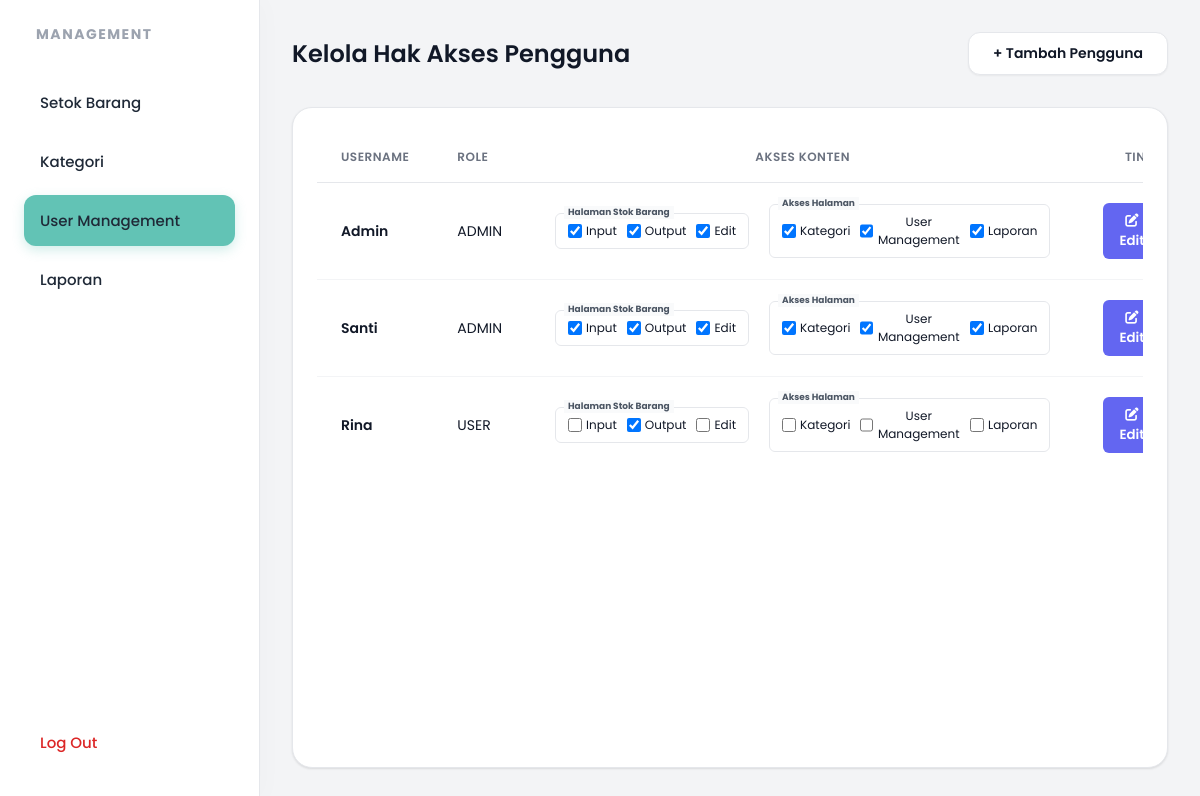
/users.php (signed in), run on the app's committed database.
### tables this page shows
CREATE TABLE IF NOT EXISTS users (
    id INT AUTO_INCREMENT PRIMARY KEY,
    username VARCHAR(50) NOT NULL UNIQUE,
    password VARCHAR(255) NOT NULL,
    role ENUM('admin', 'user') DEFAULT 'user',
    permissions TEXT,  
    created_at TIMESTAMP DEFAULT CURRENT_TIMESTAMP
);

### users.php (the view, shortened to what this page needs)
<?php
include 'db.php';
$users = $conn->query("SELECT * FROM users ORDER BY id ASC");
?>
<!DOCTYPE html>
<html lang="en">
<head>
    <link rel="stylesheet" href="https://cdnjs.cloudflare.com/ajax/libs/font-awesome/6.4.0/css/all.min.css">
    <link rel="stylesheet" href="static/dashboard.css?v=11">
</head>
<body>
    <nav class="sidebar">
        <div class="sidebar-title">MANAGEMENT</div>
        <a href="index.php" class="sidebar-btn" style="text-decoration: none; color: inherit; display: block;">Setok
            Barang</a>
        <?php if (in_array('kategori', $_SESSION['permissions'])): ?>
            <a href="kategori.php" class="sidebar-btn"
                style="text-decoration: none; color: inherit; display: block;">Kategori</a>
        <?php endif; ?>
        <?php if (in_array('users', $_SESSION['permissions']) || $_SESSION['role'] == 'admin'): ?>
            <a href="users.php" class="sidebar-btn active"
                style="text-decoration: none; color: inherit; display: block;">User Management</a>
        <?php endif; ?>
        <?php if (in_array('laporan', $_SESSION['permissions'])): ?>
            <a href="laporan.php" class="sidebar-btn"
                style="text-decoration: none; color: inherit; display: block;">Laporan</a>
        <?php endif; ?>
        <a href="logout.php" class="sidebar-btn exit"><span>Log Out</span></a>
    </nav>
    <main class="main-content">
        <div class="top-header">
            <h1 class="page-title">Kelola Hak Akses Pengguna</h1>
            <div class="top-actions">
                <button class="action-btn primary" id="openAddUserModal">+ Tambah Pengguna</button>
            </div>
        </div>
        <div class="content-area">
            <div class="table-container">
                <table class="data-table">
                    <thead>
                        <tr>
                            <th>Username</th>
                            <th>Role</th>
                            <th style="text-align: center;">Akses Konten</th>
                            <th style="text-align: center;">Tindakan</th>
                        </tr>
                    </thead>
                    <tbody>
                        <?php while ($u = $users->fetch_assoc()):
                            $u_perms = explode(',', $u['permissions']);
                            ?>
                            <tr>
                                <td style="font-weight: 600;"><?php echo ucfirst($u['username']); ?></td>
                                <td>
                                    <span class="status-pill <?php echo ($u['role'] == 'admin') ? 'active' : 'warning'; ?>">
                                        <?php echo strtoupper($u['role']); ?>
                                    </span>
                                </td>
                                <td style="text-align: center;">
                                    <div style="display: flex; gap: 10px; justify-content: center; align-items: center;">
                                        <div class="perm-row-group">
                                            <span class="perm-row-label">Halaman Stok Barang</span>
                                            <?php foreach (['input', 'output', 'edit'] as $p): ?>
                                                <label
                                                    style="display: flex; align-items: center; gap: 4px; font-size: 12px; cursor: default;">
                                                    <input type="checkbox" <?php if (in_array($p, $u_perms))
                                                        echo 'checked'; ?>
                                                        class="perm-checkbox"
                                                        style="cursor: default; pointer-events: none; width: 14px; height: 14px;"
                                                        onclick="return false;">
                                                    <?php echo ucfirst($p); ?>
                                                </label>
                                            <?php endforeach; ?>
                                        </div>
                                        <div class="perm-row-group">
                                            <span class="perm-row-label">Akses Halaman</span>
                                            <?php foreach (['kategori', 'users', 'laporan'] as $p): ?>
                                                <label
                                                    style="display: flex; align-items: center; gap: 4px; font-size: 12px; cursor: default;">
                                                    <input type="checkbox" <?php if (in_array($p, $u_perms))
                                                        echo 'checked'; ?>
                                                        class="perm-checkbox"
                                                        style="cursor: default; pointer-events: none; width: 14px; height: 14px;"
                                                        onclick="return false;">
                                                    <?php echo ($p == 'users') ? 'User Management' : ucfirst($p); ?>
                                                </label>
                                            <?php endforeach; ?>
                                        </div>
                                    </div>
                                </td>
                                <td style="text-align: center;">
                                    <div style="display: flex; gap: 8px; justify-content: center;">
                                        <button type="button" class="btn-update btn-edit-user"
                                            data-id="<?php echo $u['id']; ?>" data-username="<?php echo $u['username']; ?>"
                                            data-role="<?php echo $u['role']; ?>"
                                            data-permissions='<?php echo json_encode($u_perms); ?>'>
                                            <i class="fas fa-edit"></i> Edit
                                        </button>
                                    </div>
                                </td>
                            </tr>
                        <?php endwhile; ?>
                    </tbody>
                </table>
            </div>
        </div>
    </main>
</body>
</html>

### static/dashboard.css (style rules this page uses)
* { margin: 0; padding: 0; box-sizing: border-box; font-family: 'Poppins', sans-serif; }
body { background-color: #f3f4f6; color: #1f2937; display: flex; height: 100vh; overflow: hidden; }
.sidebar { width: 260px; background-color: #ffffff; border-right: 1px solid #e5e7eb; display: flex; flex-direction: column; padding: 24px; box-shadow: 4px 0 24px rgba(0, 0, 0, 0.02); z-index: 10; }
.sidebar-title { font-size: 14px; font-weight: 700; margin-bottom: 32px; color: #9ca3af; text-transform: uppercase; letter-spacing: 1.5px; padding-left: 12px; }
.sidebar-btn { display: flex; align-items: center; background: transparent; border: none; border-radius: 12px; padding: 14px 16px; margin-bottom: 8px; cursor: pointer; font-weight: 500; color: #4b5563; transition: all 0.2s ease; text-decoration: none; font-size: 15px; }
.sidebar-btn.active { background: #62c3b5; color: white; box-shadow: 0 4px 12px rgba(98, 195, 181, 0.3); }
.sidebar-btn.exit { margin-top: auto; color: #dc2626; }
.main-content { flex: 1; padding: 32px; display: flex; flex-direction: column; overflow-y: auto; }
.top-header { display: flex; justify-content: space-between; align-items: center; margin-bottom: 32px; }
.page-title { font-size: 24px; font-weight: 600; color: #111827; }
.top-actions { display: flex; gap: 16px; }
.action-btn { display: inline-block; text-align: center; text-decoration: none; padding: 10px 24px; border-radius: 12px; background: #ffffff; border: 1px solid #e5e7eb; font-weight: 600; font-size: 14px; cursor: pointer; transition: all 0.2s; color: #111827; box-shadow: 0 1px 2px rgba(0, 0, 0, 0.05); }
.content-area { background: white; border-radius: 20px; box-shadow: 0 1px 3px rgba(0, 0, 0, 0.05), 0 1px 2px rgba(0, 0, 0, 0.06); padding: 24px; flex: 1; display: flex; flex-direction: column; border: 1px solid #e5e7eb; }
.table-container { overflow-x: auto; }
.data-table { width: 100%; border-collapse: separate; border-spacing: 0; }
.data-table th { text-align: left; padding: 16px 24px; color: #6b7280; font-size: 12px; font-weight: 600; text-transform: uppercase; letter-spacing: 0.5px; border-bottom: 1px solid #e5e7eb; }
.data-table td { padding: 16px 24px; font-size: 14px; color: #111827; border-bottom: 1px solid #f3f4f6; }
.data-table tbody tr:last-child td { border-bottom: none; }

### users.php (style rules this page uses)
.perm-checkbox { width: 18px; height: 18px; cursor: pointer; }
.btn-update { background: #6366f1; color: white; border: none; padding: 8px 16px; border-radius: 6px; cursor: pointer; font-weight: 600; }
.perm-row-group { display: flex; gap: 10px; padding: 8px 12px; border: 1px solid #e5e7eb; border-radius: 6px; position: relative; margin: 5px; }
.perm-row-label { position: absolute; top: -8px; left: 8px; background: #f9fafb; padding: 0 4px; font-size: 9px; font-weight: 700; color: #4b5563; }

### data on the page
users: username "Admin", role "ADMIN", permissions "☑", p "Input", p "Output", p "Edit", p "Kategori", p "Laporan"
users: username "Santi", role "ADMIN", permissions "☑", p "Input", p "Output", p "Edit", p "Kategori", p "Laporan"
users: username "Rina", role "USER", p "Input", permissions "☑", p "Output", p "Edit", p "Kategori", p "Laporan"
